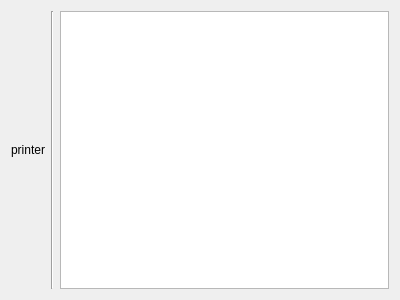
<?xml version="1.0" encoding="UTF-8"?>
<ui version="4.0">
 <class>PageDestinations</class>
 <widget class="QWidget" name="PageDestinations">
  <property name="geometry">
   <rect>
    <x>0</x>
    <y>0</y>
    <width>400</width>
    <height>300</height>
   </rect>
  </property>
  <property name="sizePolicy">
   <sizepolicy hsizetype="Ignored" vsizetype="Preferred">
    <horstretch>0</horstretch>
    <verstretch>0</verstretch>
   </sizepolicy>
  </property>
  <layout class="QGridLayout" name="gridLayout">
   <item row="0" column="1">
    <layout class="QVBoxLayout" name="verticalLayout">
     <property name="sizeConstraint">
      <enum>QLayout::SetMinimumSize</enum>
     </property>
     <item>
      <widget class="QLabel" name="printerL">
       <property name="sizePolicy">
        <sizepolicy hsizetype="Fixed" vsizetype="Preferred">
         <horstretch>0</horstretch>
         <verstretch>0</verstretch>
        </sizepolicy>
       </property>
       <property name="text">
        <string notr="true">printer</string>
       </property>
       <property name="alignment">
        <set>Qt::AlignCenter</set>
       </property>
       <property name="margin">
        <number>7</number>
       </property>
      </widget>
     </item>
    </layout>
   </item>
   <item row="0" column="2">
    <widget class="Line" name="line">
     <property name="orientation">
      <enum>Qt::Vertical</enum>
     </property>
    </widget>
   </item>
   <item row="0" column="3">
    <widget class="KCategorizedView" name="devicesLV">
     <property name="horizontalScrollBarPolicy">
      <enum>Qt::ScrollBarAlwaysOff</enum>
     </property>
     <property name="editTriggers">
      <set>QAbstractItemView::NoEditTriggers</set>
     </property>
     <property name="showDropIndicator" stdset="0">
      <bool>false</bool>
     </property>
     <property name="alternatingRowColors">
      <bool>true</bool>
     </property>
     <property name="resizeMode">
      <enum>QListView::Adjust</enum>
     </property>
    </widget>
   </item>
  </layout>
 </widget>
 <customwidgets>
  <customwidget>
   <class>KCategorizedView</class>
   <extends>QListView</extends>
   <header>kcategorizedview.h</header>
  </customwidget>
 </customwidgets>
 <resources/>
 <connections/>
</ui>
